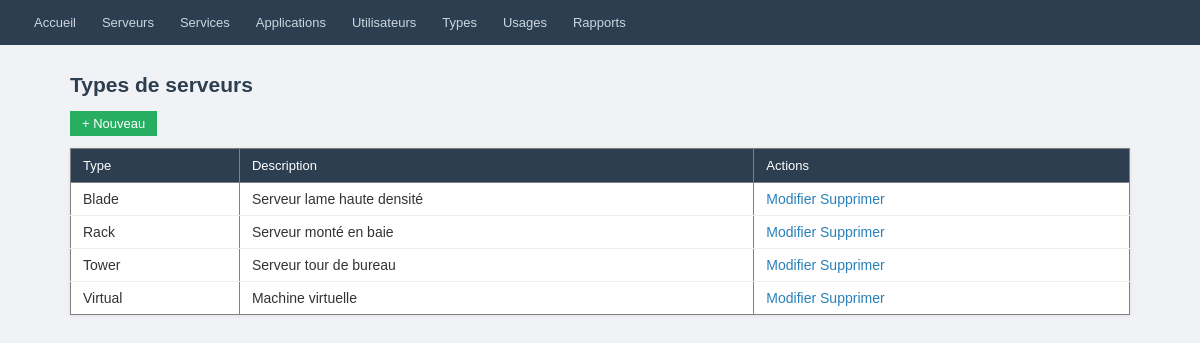
/server-types/, run on the app's committed database.
### inventory/models.py (models this page shows, shortened)
class TypeServeur(models.Model):
    type        = models.CharField(max_length=100, unique=True)
    description = models.TextField(blank=True)
    class Meta:
        ordering = ['type']
        db_table = 'type_serveur'

### inventory/views.py (the view)
# urls.py: path('server-types/',                views.servertype_list,   name='servertype-list'),
def servertype_list(request):
    return render(request, 'inventory/servertype/list.html', {'servertypes': TypeServeur.objects.all()})

### inventory/templates/inventory/servertype/list.html (shortened to what this page needs)
{% extends "inventory/base.html" %}
{% block content %}
<h2>Types de serveurs</h2>
<a href="{% url 'inventory:servertype-create' %}">+ Nouveau</a>
<table border="1" cellpadding="5">
  <tr><th>Type</th><th>Description</th><th>Actions</th></tr>
  {% for st in servertypes %}
  <tr>
    <td>{{ st.type }}</td>
    <td>{{ st.description|default:"-" }}</td>
    <td>
      <a href="{% url 'inventory:servertype-update' st.pk %}">Modifier</a>
      <a href="{% url 'inventory:servertype-delete' st.pk %}">Supprimer</a>
    </td>
  </tr>
  {% empty %}<tr><td colspan="3">Aucun type.</td></tr>{% endfor %}
</table>
{% endblock %}

### inventory/templates/inventory/base.html (style rules this page uses)
* { box-sizing: border-box; margin: 0; padding: 0; }
body { font-family: Arial, sans-serif; font-size: 14px; background: #f0f2f5; color: #333; }
h1, h2, h3 { margin-bottom: 14px; color: #2c3e50; }
a { color: #2980b9; text-decoration: none; }
a[href*="create"] { display: inline-block; background: #27ae60; color: #fff; padding: 5px 12px; border-radius: 0; margin-bottom: 12px; font-size: 13px; }
table { width: 100%; border-collapse: collapse; background: #fff; box-shadow: 0 1px 4px rgba(0,0,0,0.08); }
th { background: #2c3e50; color: #fff; padding: 9px 12px; text-align: left; font-weight: normal; font-size: 13px; }
td { padding: 8px 12px; border-bottom: 1px solid #eee; }
tr:last-child td { border-bottom: none; }

### data on the page
TypeServeur: type "Blade", description "Serveur lame haute densité"
TypeServeur: type "Rack", description "Serveur monté en baie"
TypeServeur: type "Tower", description "Serveur tour de bureau"
TypeServeur: type "Virtual", description "Machine virtuelle"
